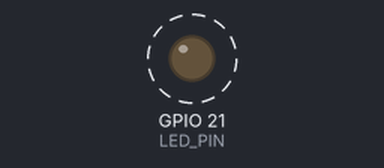
This program was run on a simulated ESP32. Parts: output pins drawn as LEDs (lit = HIGH). Dashed ring = blinking. What the program prints to the serial monitor is not drawn.

Above: at 0.2 s.
Timing chart, 0 to 3.0 s (numbered marks = the images above):
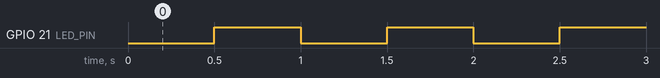

Measured:
- by itself, GPIO 21 (LED_PIN): alternates HIGH for 0.50 s and LOW for 0.50 s

The program:

main.cpp
```cpp
/*ESP32: Make a class named Metro to run a task intervally using millis.
The class shall have a function to check if the interval has passed or not.
This function is called in the loop function.

Make a program to run two tasks by creating two instances of the Metro class.
The first task: toggle a led series with a 120Ω resistor connected to digital pin(21) every 500 ms
The second task: every 1000 ms print hello world to the terminal.*/

#include <Arduino.h>

// Class for managing tasks with intervals
class Metro
{
public:
  // Constructor takes the interval in milliseconds
  Metro(unsigned long _interval) : interval(_interval), previousMillis(0)
  {
  }

  // Check if the interval has passed since the last call
  bool check()
  {
    unsigned long currentMillis = millis();

    if (currentMillis - previousMillis >= interval)
    {
      previousMillis = currentMillis;
      return true; // Return true if the interval has passed
    }
    return false; // Return false otherwise
  }

private:
  unsigned long interval;       // Interval between task executions
  unsigned long previousMillis; // Time of the last task execution
};

// Define the LED pin number
#define LED_PIN 21

// Define the time intervals for tasks
constexpr unsigned long LED_INTERVAL = 500;
constexpr unsigned long PRINT_INTERVAL = 1000;

// Create instances of the Metro class for each task
Metro ledMetro(LED_INTERVAL);     // For toggling the LED
Metro printMetro(PRINT_INTERVAL); // For printing "Hello World"

void setup()
{
  // Set the LED pin as an output
  pinMode(LED_PIN, OUTPUT);

  // Start serial communication
  Serial.begin(115200);
}

void loop()
{
  // Check if it's time to toggle the LED
  if (ledMetro.check())
  {
    // Toggle the LED
    digitalWrite(LED_PIN, !digitalRead(LED_PIN));
  }

  // Check if it's time to print "Hello World"
  if (printMetro.check())
  {
    // Print "Hello World" to the serial terminal
    Serial.println("Hello World");
  }
}
```
